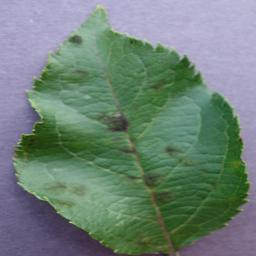
#> input picture backend/tests/fixtures/apple_scab.jpg, 256 x 256 px
$ python -i preprocess.py   (imports and definitions only)
#> lines starting #> are read from the running program, lines starting #| are printed output that depends on the picture
#> further down, picture is the input picture: PIL image 256x256 RGB; mean R, G, B 110.7, 130.2, 119.9
"""Image preprocessing for the pre-trained MobileNetV2 plant-disease model.

Matches the model's Hugging Face preprocessor_config.json exactly:
  resize so the SHORTEST edge is 256 (bilinear) -> centre-crop 224x224 -> scale to [0,1]
  -> normalise with mean 0.5 / std 0.5 -> NCHW float32.
Used by both the API (app/ml/inference.py) and scripts/export_model.py (parity check),
so training-time and serving-time preprocessing can never drift apart.
"""

from __future__ import annotations

import numpy as np
from PIL import Image

RESIZE_SHORTEST_EDGE = 256
CROP_SIZE = 224
MEAN = np.array([0.5, 0.5, 0.5], dtype=np.float32)
STD = np.array([0.5, 0.5, 0.5], dtype=np.float32)


def resize_and_crop(img: Image.Image) -> Image.Image:
    img = img.convert("RGB")
    w, h = img.size
#> w = 256; h = 256
    if w <= h:
        new_w, new_h = RESIZE_SHORTEST_EDGE, int(RESIZE_SHORTEST_EDGE * h / w)
#> new_w = 256; new_h = 256
    else:
        new_w, new_h = int(RESIZE_SHORTEST_EDGE * w / h), RESIZE_SHORTEST_EDGE
    img = img.resize((new_w, new_h), Image.Resampling.BILINEAR)
    left = (new_w - CROP_SIZE) // 2
#> left = 16
    top = (new_h - CROP_SIZE) // 2
#> top = 16
    return img.crop((left, top, left + CROP_SIZE, top + CROP_SIZE))
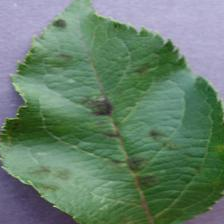
#> returned value: PIL image 224x224 RGB; mean R, G, B 102.3, 128.9, 108.7


def preprocess(img: Image.Image) -> np.ndarray:
    """PIL image -> float32 array of shape [1, 3, 224, 224]."""
    arr = np.asarray(resize_and_crop(img), dtype=np.float32) / 255.0
    arr = (arr - MEAN) / STD
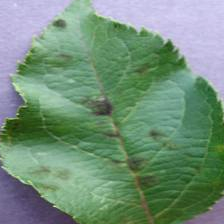
#> arr: shape (224, 224, 3) float32; mean R, G, B -0.198, 0.011, -0.148; drawn with min black and max white
    return np.ascontiguousarray(arr.transpose(2, 0, 1)[None], dtype=np.float32)


def preprocess_with(img: Image.Image, cfg: dict) -> np.ndarray:
    """Generic version driven by a model's model_info.json "preprocessing" block.

    mode "shortest_crop": resize shortest edge to cfg.resize, centre-crop cfg.crop (HF MobileNet, timm, YOLO-cls)
    mode "square":        resize straight to cfg.crop x cfg.crop (HF ViT)
    """
    img = img.convert("RGB")
    crop = int(cfg["crop"])
    if cfg.get("mode") == "square":
        img = img.resize((crop, crop), Image.Resampling.BILINEAR)
    else:
        resize = int(cfg["resize"])
        w, h = img.size
        new_w, new_h = (resize, int(resize * h / w)) if w <= h else (int(resize * w / h), resize)
        img = img.resize((new_w, new_h), Image.Resampling.BILINEAR)
        left, top = (new_w - crop) // 2, (new_h - crop) // 2
        img = img.crop((left, top, left + crop, top + crop))
    arr = np.asarray(img, dtype=np.float32) / 255.0
    arr = (arr - np.array(cfg["mean"], dtype=np.float32)) / np.array(cfg["std"], dtype=np.float32)
    return np.ascontiguousarray(arr.transpose(2, 0, 1)[None], dtype=np.float32)

>>> from PIL import Image
>>> picture = Image.open('../../tests/fixtures/apple_scab.jpg')
>>> result = preprocess(picture)

$ run again, on backend/tests/fixtures/grape_black_rot.jpg
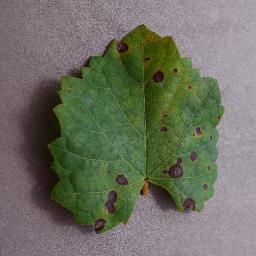
#> input picture backend/tests/fixtures/grape_black_rot.jpg, 256 x 256 px
#> picture is the input picture: PIL image 256x256 RGB; mean R, G, B 109.6, 111.4, 97.5
#> in resize_and_crop, `return img.crop((left, top, left + CROP_SIZE, top + CROP_SIZE))`:
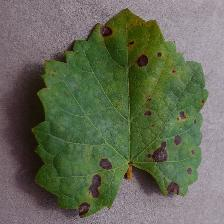
#> returned value: PIL image 224x224 RGB; mean R, G, B 99.5, 105.5, 84.9
#> in preprocess, `arr = (arr - MEAN) / STD`:
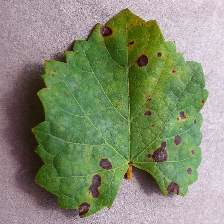
#> arr: shape (224, 224, 3) float32; mean R, G, B -0.219, -0.173, -0.334; drawn with min black and max white

$ run again, on backend/tests/fixtures/pepper_bacterial_spot.jpg
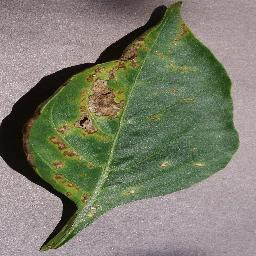
#> input picture backend/tests/fixtures/pepper_bacterial_spot.jpg, 256 x 256 px
#> picture is the input picture: PIL image 256x256 RGB; mean R, G, B 124.5, 125.6, 108.5
#> in resize_and_crop, `return img.crop((left, top, left + CROP_SIZE, top + CROP_SIZE))`:
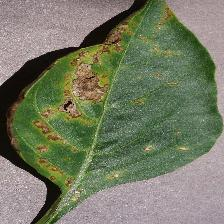
#> returned value: PIL image 224x224 RGB; mean R, G, B 117.2, 122.5, 99.4
